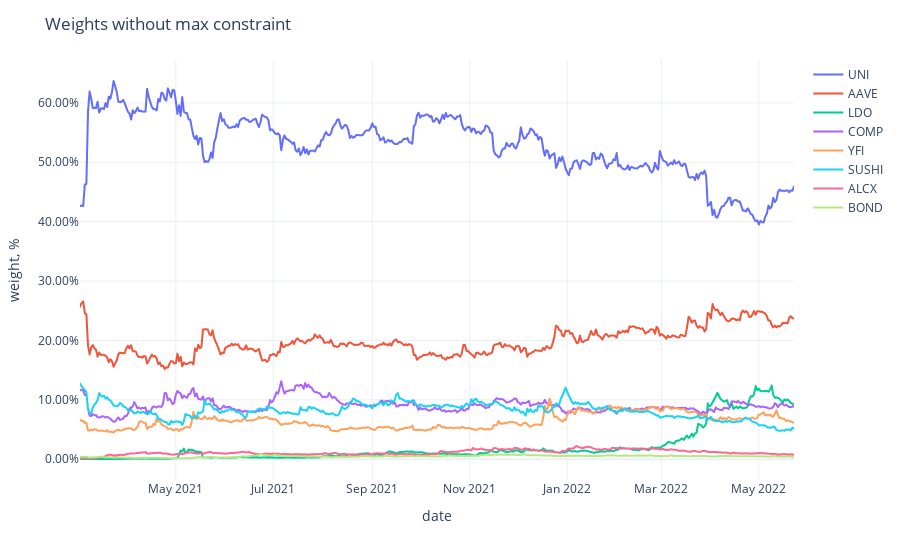

The notebook cell this image was saved under:
### Code cell
fig = px.line(weights,
              labels={'value': 'weight, %', 'variable': ''})
fig.update_traces(
    hovertemplate="%{y}"
)
fig.update_yaxes(
    tickformat=".2%",
)
fig.update_xaxes(
    showspikes=True,
    spikethickness=2,
    spikedash="dot",
    spikecolor="#999999",
    spikemode="across",
)
fig.update_layout(
    ## showlegend=False,
    hovermode="x",
    hoverdistance=100,  ## Distance to show hover label of data point
    spikedistance=1000,  ## Distance to show spike
    template='plotly_white',
    title='Weights without max constraint'
)

### Figure 1 — Plotly figure (JSON) as saved in the notebook; plotly's stock layout.template omitted (floating-point values rounded to 4 significant figures; data arrays with more than 128 entries replaced by an {"elided": "..."} marker saying what was removed)
{"data": [{"hovertemplate": "%{y}", "legendgroup": "UNI", "line": {"color": "#636efa", "dash": "solid"}, "marker": {"symbol": "circle"}, "mode": "lines", "name": "UNI", "showlegend": true, "type": "scattergl", "x": {"elided": "448 str values"}, "xaxis": "x", "y": {"elided": "448 float values"}, "yaxis": "y"}, {"hovertemplate": "%{y}", "legendgroup": "AAVE", "line": {"color": "#EF553B", "dash": "solid"}, "marker": {"symbol": "circle"}, "mode": "lines", "name": "AAVE", "showlegend": true, "type": "scattergl", "x": {"elided": "448 str values"}, "xaxis": "x", "y": {"elided": "448 float values"}, "yaxis": "y"}, {"hovertemplate": "%{y}", "legendgroup": "LDO", "line": {"color": "#00cc96", "dash": "solid"}, "marker": {"symbol": "circle"}, "mode": "lines", "name": "LDO", "showlegend": true, "type": "scattergl", "x": {"elided": "448 str values"}, "xaxis": "x", "y": {"elided": "448 float values"}, "yaxis": "y"}, {"hovertemplate": "%{y}", "legendgroup": "COMP", "line": {"color": "#ab63fa", "dash": "solid"}, "marker": {"symbol": "circle"}, "mode": "lines", "name": "COMP", "showlegend": true, "type": "scattergl", "x": {"elided": "448 str values"}, "xaxis": "x", "y": {"elided": "448 float values"}, "yaxis": "y"}, {"hovertemplate": "%{y}", "legendgroup": "YFI", "line": {"color": "#FFA15A", "dash": "solid"}, "marker": {"symbol": "circle"}, "mode": "lines", "name": "YFI", "showlegend": true, "type": "scattergl", "x": {"elided": "448 str values"}, "xaxis": "x", "y": {"elided": "448 float values"}, "yaxis": "y"}, {"hovertemplate": "%{y}", "legendgroup": "SUSHI", "line": {"color": "#19d3f3", "dash": "solid"}, "marker": {"symbol": "circle"}, "mode": "lines", "name": "SUSHI", "showlegend": true, "type": "scattergl", "x": {"elided": "448 str values"}, "xaxis": "x", "y": {"elided": "448 float values"}, "yaxis": "y"}, {"hovertemplate": "%{y}", "legendgroup": "ALCX", "line": {"color": "#FF6692", "dash": "solid"}, "marker": {"symbol": "circle"}, "mode": "lines", "name": "ALCX", "showlegend": true, "type": "scattergl", "x": {"elided": "448 str values"}, "xaxis": "x", "y": {"elided": "448 float values"}, "yaxis": "y"}, {"hovertemplate": "%{y}", "legendgroup": "BOND", "line": {"color": "#B6E880", "dash": "solid"}, "marker": {"symbol": "circle"}, "mode": "lines", "name": "BOND", "showlegend": true, "type": "scattergl", "x": {"elided": "448 str values"}, "xaxis": "x", "y": {"elided": "448 float values"}, "yaxis": "y"}], "layout": {"hoverdistance": 100, "hovermode": "x", "legend": {"title": {"text": ""}, "tracegroupgap": 0}, "margin": {"t": 60}, "spikedistance": 1000, "title": {"text": "Weights without max constraint"}, "xaxis": {"anchor": "y", "domain": [0, 1], "showspikes": true, "spikecolor": "#999999", "spikedash": "dot", "spikemode": "across", "spikethickness": 2, "title": {"text": "date"}}, "yaxis": {"anchor": "x", "domain": [0, 1], "tickformat": ".2%", "title": {"text": "weight, %"}}}}
